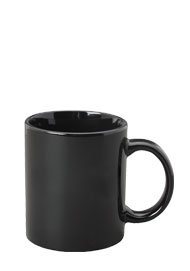
%> input picture mug.jpg, 190 x 271 px
$ octave log.m   (GNU Octave 9; MATLAB toolbox functions it lacks are replaced by stand-ins)
%> lines starting %> are read from the running program, lines starting %| are printed output that depends on the picture

% This is for Power-Law Transform

 clear all
 close all
%for gamma value less than 1 we get Bright image
%for gamma value greater than 1 we get Dark image

% Importing image in Workspace
RGB=imread('mug.jpg');
%> RGB is the input picture: size 271x190x3 uint8; mean R, G, B 196.2, 196.2, 196.1

% RGB to gray
I=rgb2gray(RGB);
% In double format
I=im2double(I);
%> I: size 271x190 double

% computing size m,n
[m n] = size(I);
%> m = 271; n = 190

% Computing s = c * (r ^ gamma) where r and gamma are positive constants
c = 2;
g =[0.5 0.7 0.9 1 2 3 4 5 6];% Gamma Correction Array
for r=1:length(g)
for p = 1 : m
    for q = 1 : n
        I3(p, q) = c * I(p, q).^ g(r);
    end
end
figure, imshow(I3);title('Power-law transformation');xlabel('Gamma='),xlabel(g(r));
end
%> this loop made 9 passes
%> pass 1, `imshow(I3)`:
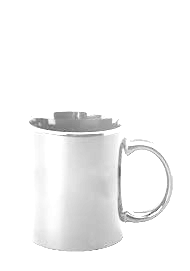
%> displayed picture: size 271x190, on the screen's scale of 0 to 255; min 32, max 255, mean 244.7
%> pass 2, `imshow(I3)`:
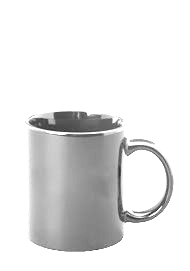
%> displayed picture: size 271x190, on the screen's scale of 0 to 255; min 11, max 255, mean 229
%> after the loop:
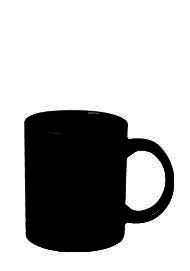
%> I3: size 271x190 double; min 7.27e-15, max 2, mean 1.41; drawn with min black and max white

%log transform
a1 = imread('mug.jpg'); % Read the image
a = double(a1)/255; % Normalized Image
c = 2; % Constant
f = c*log(1 + (a)); % Log Transform
subplot(1,2,1),imshow(a1),title('Original Image');
subplot(1,2,2),imshow((f)),title('Log Transformation Image');
%> after `imshow((f))`:
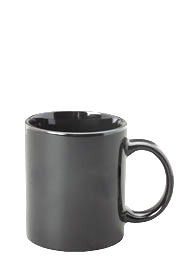
%> displayed picture: size 271x190x3, on the screen's scale of 0 to 255; mean R, G, B 209, 208.9, 208.8

%inverse log
figure;
L = 256;
%> (the run ends here)

$ run again, with img2.jpg copied over mug.jpg
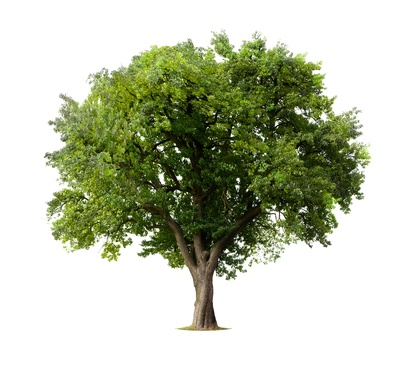
%> input picture img2.jpg, 420 x 366 px, shrunk from 1000 x 871 before the run
%> RGB is the input picture: size 366x420x3 uint8; mean R, G, B 191.5, 197, 175.9
%> after the loop `for r=1:length(g)`:
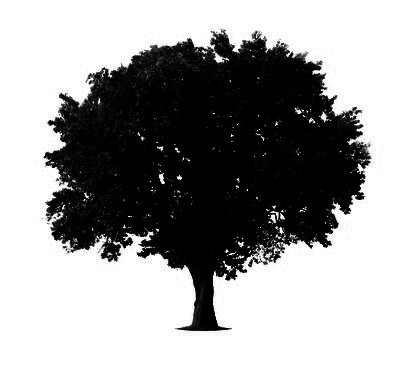
%> I3: size 366x420 double; min 0, max 2, mean 1.26; drawn with min black and max white
%> `imshow((f))`:
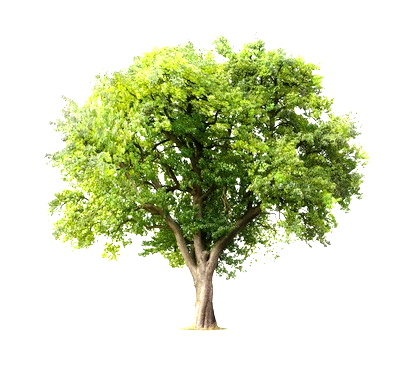
%> displayed picture: size 366x420x3, on the screen's scale of 0 to 255; mean R, G, B 212.1, 219.4, 188.6
